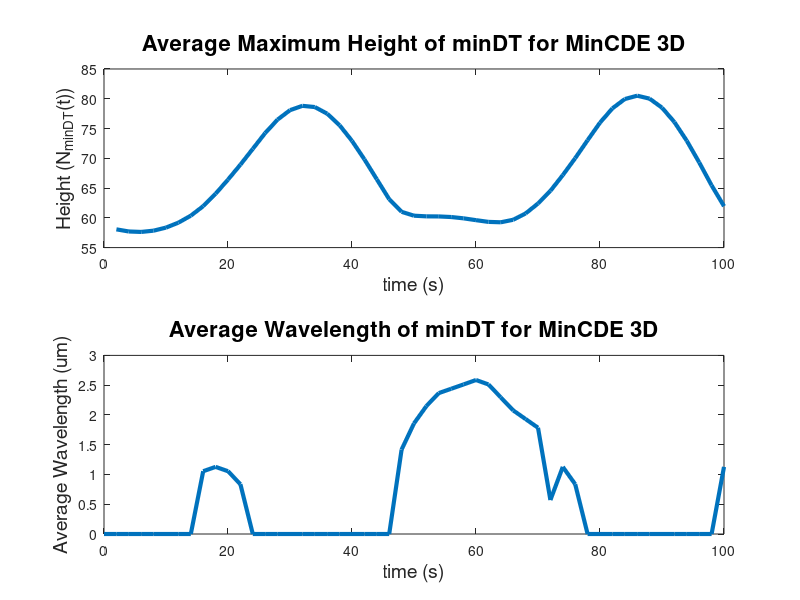

Write the MATLAB code that produced this figure.
clear
clc
%% MinCDE3D_height_wavelength
%   Generates 2 plots:
%   1. Max height v. time
%   2. Average wavelength v. time

%% Import
%load('EminDT.mat');
load('minDt.mat');
load('time.mat');
load('distance.mat');

%% Process data
%maxheightE = zeros(length(time),1);
maxheightD = zeros(length(time),1);

%avglengthE = zeros(length(time),1);
avglengthD = zeros(length(time),1);

for i = 1:length(time)
%    pksE = findpeaks(EminDT(i,:));
%    maxheightE(i,1) = mean(pksE);
%    localminE = findpeaks(-EminDT(i,:));
%    if length(pksE) == 1 %&& length(localminE) == 0
%        avglengthE(i,1) = 0;
%     elseif length(pksE) == 1
%         [lowpksE lowpksEloc] = findpeaks(EminDT(i,:));
%         avgE = 0;
%         for j = 1:length(lowpksEloc)-1
%             avgE = avgE + (distance(lowpksEloc(1,j+1),1)-distance(lowpksEloc(1,j)));
%         end
%         avglengthE(i,1) = avgE/(length(lowpksEloc)-1);
%     else
%         [lowpksE lowpksEloc] = findpeaks(EminDT(i,:));
%         avgE = 0;
%         for j = 1:length(lowpksEloc)-1
%             avgE = avgE + (distance(lowpksEloc(1,j+1),1)-distance(lowpksEloc(1,j),1));
%         end
%         avglengthE(i,1) = avgE/(length(lowpksEloc)-1);
%     end
    
    pksD = findpeaks(minDt(i,:));
    maxheightD(i,1) = mean(pksD);
    if length(pksD) == 1
        avglengthD(i,1) = 0;
    else
        [lowpksD lowpksDloc] = findpeaks(minDt(i,:));
        avgD = 0;
        for j = 1:length(lowpksDloc)-1
            avgD = avgD + (distance(lowpksDloc(1,j+1),1)-distance(lowpksDloc(1,j),1));
        end
        avglengthD(i,1) = avgD/(length(lowpksDloc)-1);
    end
end

%% Max height v. time plots
figure(3)
% subplot(2,2,1)
% plot(time,maxheightE,'LineWidth',3);
% xlabel('time (s)', 'fontsize',14);
% ylabel('Height (N_{EminDT}(t))','fontsize',14);
% title('Average Maximum Height of EminDT for MinCDE 3D','fontsize',16);

subplot(2,1,1)
plot(time,maxheightD,'LineWidth',3);
xlabel('time (s)','fontsize',14);
ylabel('Height (N_{minDT}(t))','fontsize',14);
title('Average Maximum Height of minDT for MinCDE 3D','fontsize',16);

%% Average wavelength v. time
% subplot(2,1,2)
% plot(time,avglengthE,'LineWidth',3);
% xlabel('time (s)', 'fontsize',14);
% ylabel('Average Wavelength (um))','fontsize',14);
% title('Average Wavelength of EminDT for MinCDE 3D','fontsize',16);

subplot(2,1,2)
plot(time,avglengthD,'LineWidth',3);
xlabel('time (s)','fontsize',14);
ylabel('Average Wavelength (um)','fontsize',14);
title('Average Wavelength of minDT for MinCDE 3D','fontsize',16);